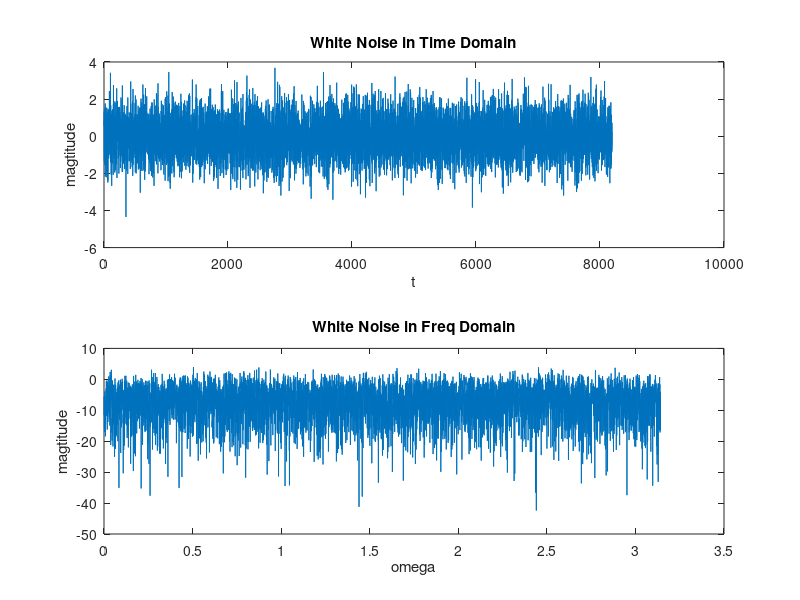
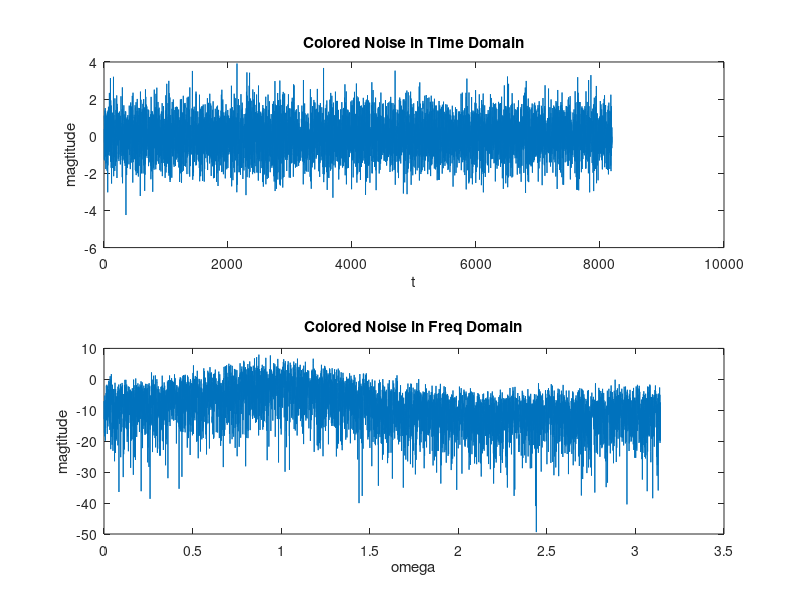
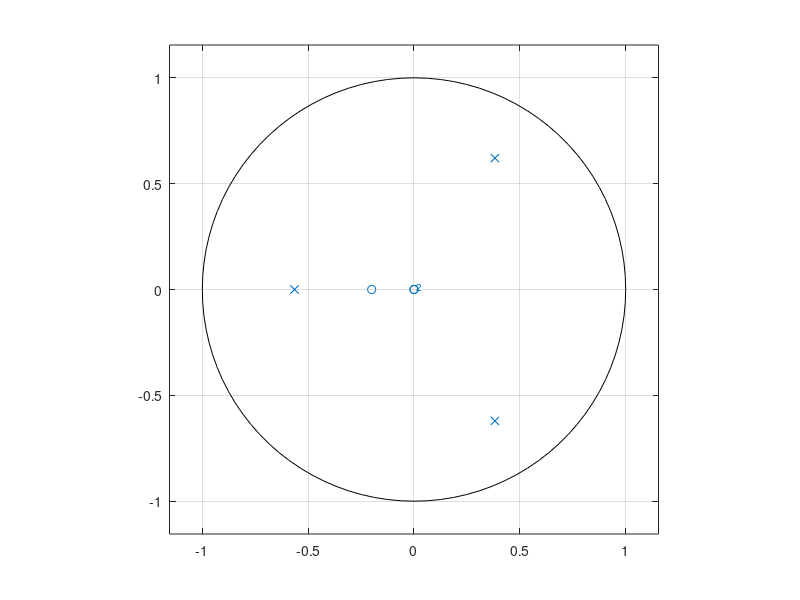
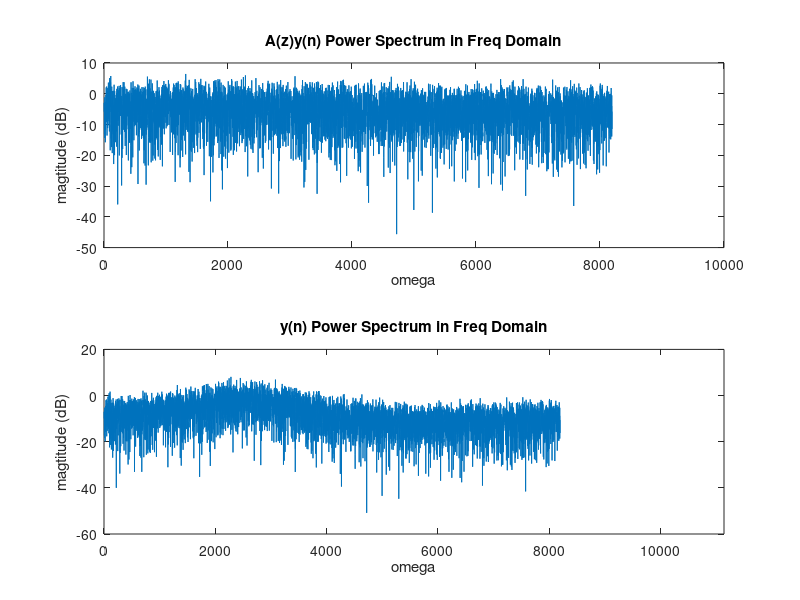

Here is the MATLAB script that generated these plots, in order:
%% Colored Noise Gen

% White Noise

sigma=1;
ave=0;
length=8193;
WN=ave+sigma*randn(1,length);
figure;
subplot(211)
plot(WN);
xlabel('t')
ylabel('magtitude')
title('White Noise in Time Domain')
[p,w]=periodogram(WN);
subplot(212)
plot(w,10*log10(p));
xlabel('omega')
ylabel('magtitude')
title('White Noise in Freq Domain')

% Filtered (Normalized)

% ARMA(3,1)
b=[1 0.2]
a=[1 -0.2 0.1 0.3]

% ARMA(2,2)
% b=[1 0.2 -0.3]
% a=[1 -0.2 0.1]

CN=filter(b,a,WN);
CN=CN/sqrt(var(CN))*sigma;
figure;
subplot(211)
plot(CN);
xlabel('t')
ylabel('magtitude')
title('Colored Noise in Time Domain')
[p,w]=periodogram(CN);
standard=sum(p)/length;
standardp=p;
subplot(212)
plot(w,10*log10(p));
xlabel('omega')
ylabel('magtitude')
title('Colored Noise in Freq Domain')
%%
figure
zplane(b,a)
% R

ri=flip(xcorr(CN)/length);
r=xcorr(CN)/length;

%% ARMA

% AR Estimation

A_order=3;
B_order=1;
matrixHeight=A_order;
Rmatrix = zeros(matrixHeight,A_order);
for i=1:matrixHeight;
    Rmatrix(i,1:A_order)=r(-B_order+length-i+1:-B_order+length-i+A_order);
end
Rvector=r(B_order+length+1:B_order+length+matrixHeight)';
a_hat=-1*inv(Rmatrix'*Rmatrix)*Rmatrix'*Rvector

% MA Estimation
len_ahat=size(a_hat);
len_ahat=len_ahat(1);
aa=zeros(1,len_ahat);

Esti_A=[1 a_hat'];
AY=filter(Esti_A,1,CN);
AY=AY/sqrt(var(AY))*sigma;
gamma=xcorr(AY);
omega=0:1*pi/length:1*pi-1*pi/length;
% Phi=zeros(1,length);
Phi=fft(gamma)/(length*2-1);
Phi=abs(Phi(1:length));
figure
subplot(211)
plot(10*log10(Phi));
xlabel('omega')
ylabel('magtitude (dB)')
title('A(z)y(n) Power Spectrum in Freq Domain')

for w=1:length
    Aw=1;
    for i=1:len_ahat
        Aw=Aw+a_hat(i)*exp(-1j*omega(w)*i);
    end
    Phi(w)=Phi(w)/(abs(Aw)^2);
end
Phi=Phi/(sum(Phi)/length)*(standard);
subplot(212)
plot(10*log10(Phi))
axis([0 10000/pi*3.5 -60 20])
xlabel('omega')
ylabel('magtitude (dB)')
title('y(n) Power Spectrum in Freq Domain')
figure
plot(standardp)
hold on
plot(Phi)
hold off

figure
subplot(211)
plot(standardp)
title('Periodogram')
subplot(212)
plot(Phi)
title('ARMA')